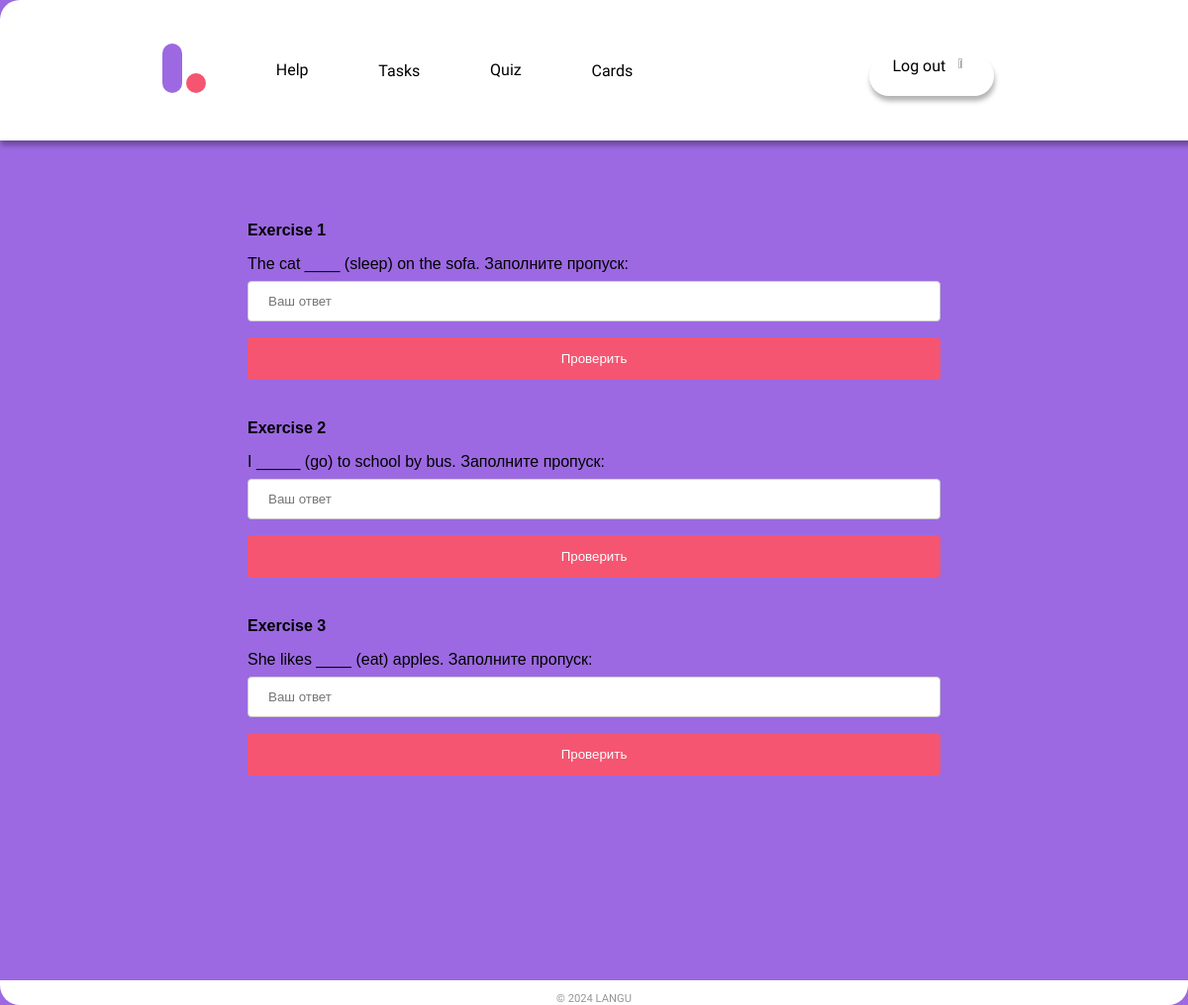
/task (signed in), run on the app's committed database.
### main/models.py (models this page shows)
class Exercise(models.Model):
    title = models.CharField(max_length=100)
    sentence = models.TextField()
    answer = models.TextField()

### main/views.py (the view)
# urls.py: path('task', views.fill_the_gaps, name='task'),
def fill_the_gaps(request):
    exercises = Exercise.objects.all()
    context = {
        'exercises': exercises,
    }
    return render(request, 'main/fill_the_gaps.html', context)

### main/templates/main/fill_the_gaps.html (shortened to what this page needs)
{% extends 'main/layout.html' %}
{% block content %}
<head>
</head>
<body>
    <div id="container">
        {% for exercise in exercises %}
            <div class="exercise">
                <p><strong>{{ exercise.title }}</strong></p>
                <form method="post" action="{% url 'check_answer' %}">
                    {{ exercise.sentence|safe }}
                    <label for="answer">Заполните пропуск:</label>
                    <input type="text" id="answer" name="answer" placeholder="Ваш ответ">
                    <button type="submit">Проверить</button>
                </form>
            </div>
        {% endfor %}
        </div>
</body>
{% endblock %}

### main/static/main/css/main.css (style rules this page uses)
body { font-family: Arial, sans-serif; background-color: #f0f0f0; padding: 20px; display: flex; justify-content: center; align-items: center; height: 120%; }
input[type="text"], input[type="password"] { width: 100%; padding: 12px 20px; margin: 8px 0; display: inline-block; border: 1px solid #ccc; border-radius: 4px; box-sizing: border-box; }
button { width: 100%; background-color: #F55571; color: white; padding: 14px 20px; margin: 8px 0; border: none; border-radius: 4px; cursor: pointer; }
body { background-color: #9C69E2; }

### data on the page
Exercise: title "Exercise 1", sentence "The cat ____ (sleep) on the sofa."
Exercise: title "Exercise 2", sentence "I _____ (go) to school by bus."
Exercise: title "Exercise 3", sentence "She likes ____ (eat) apples."
